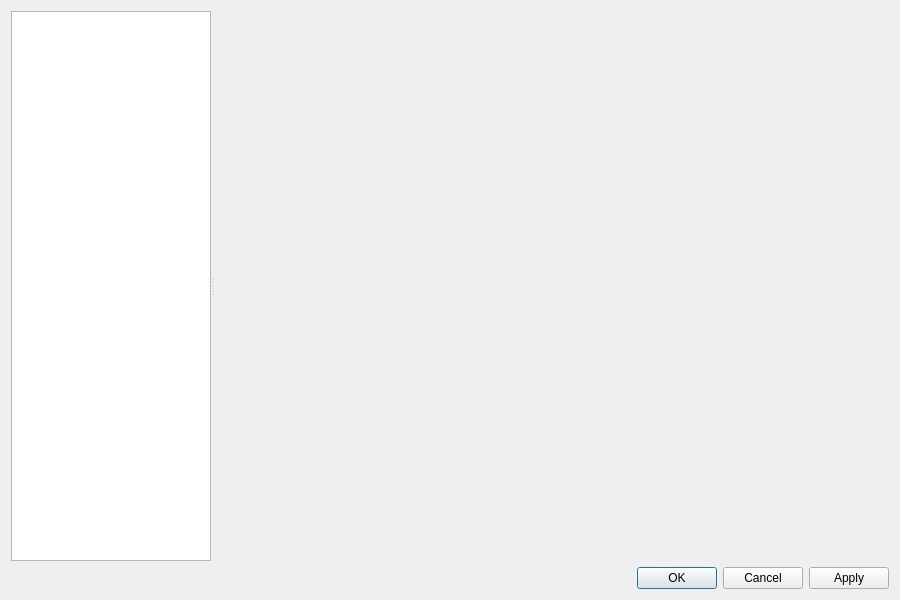
<?xml version="1.0" encoding="UTF-8"?>
<ui version="4.0">
 <class>SettingsDialog</class>
 <widget class="QDialog" name="SettingsDialog">
  <property name="geometry">
   <rect>
    <x>0</x>
    <y>0</y>
    <width>900</width>
    <height>600</height>
   </rect>
  </property>
  <property name="windowTitle">
   <string>Erweiterte Einstellungen</string>
  </property>
  <layout class="QVBoxLayout" name="verticalLayout">
   <item>
    <widget class="QSplitter" name="splitter">
     <widget class="QListWidget" name="categoryList">
      <property name="maximumSize">
       <size>
        <width>200</width>
        <height>16777215</height>
       </size>
      </property>
      <property name="alternatingRowColors">
       <bool>true</bool>
      </property>
     </widget>
     <widget class="QStackedWidget" name="stackedWidget"/>
    </widget>
   </item>
   <item>
    <widget class="QDialogButtonBox" name="buttonBox">
     <property name="standardButtons">
      <set>QDialogButtonBox::StandardButton::Apply|QDialogButtonBox::StandardButton::Cancel|QDialogButtonBox::StandardButton::Ok</set>
     </property>
    </widget>
   </item>
  </layout>
 </widget>
 <resources/>
 <connections/>
</ui>
